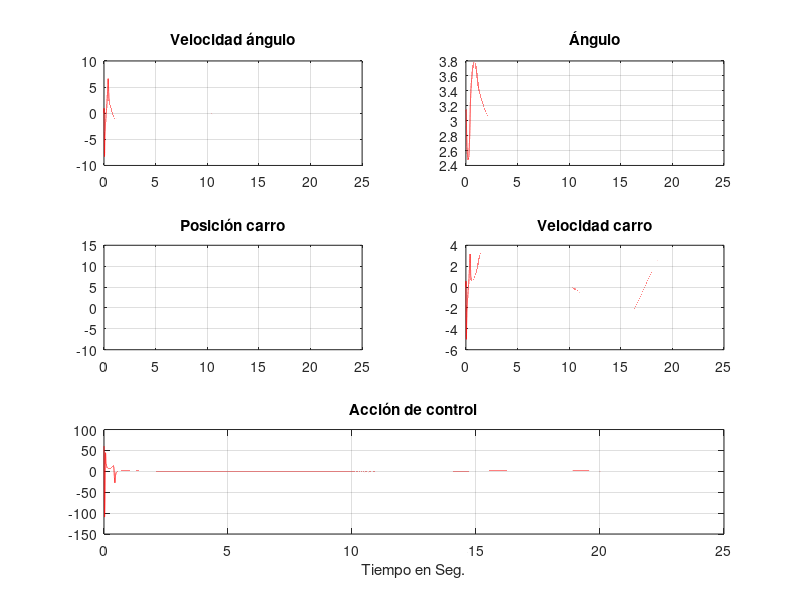
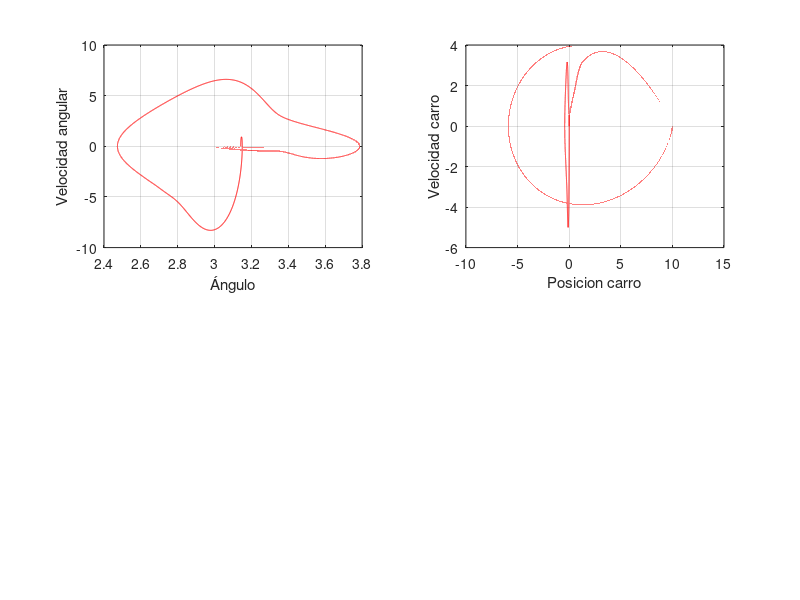

Write MATLAB code to recreate these figures, in order.
% %-----------------------------------------------------------------------------
% %TP2_ Punto 5 / Controlador con distintos angulos de inicio para probar el limite
% %del sistema
% %----------------------------------------------------------------------------
% clc;clear all;
% m=.1;Fricc=0.1; long=0.6;g=9.8;Ma=.5;
% h=0.0001;tiempo=(30/h);p_pp=0;tita_pp=0; t=0:h:tiempo*h;
% omega(1)=0;p_p=0:h:tiempo*h; u=linspace(0,0,tiempo+1);
% 
% 
% %Condiciones iniciales
%  alfa(1)=.1; color='r';
%  %alfa(1)=.5; color='g';
%  %alfa(1)=.8; color='b';
%  %alfa(1)=1; color='m';
%  %alfa(1)=1.055; color='r';
% 
% ref_p=10; %Referencia
% 
% p(1)=0; p_p(1)=0; u(1)=0; p(1)=0; i=1;
% 
% %estado=[p(i); p_p(i); alfa(i); omega(i)]
% A=[0 1 0 0;0 -Fricc/Ma -m*g/Ma 0; 0 0 0 1; 0 Fricc/(long*Ma) g*(m+Ma)/(long*Ma) 0];
% B=[0; 1/Ma; 0; -1/(long*Ma)];
% C= [1 0 0 0];
% D= [0];
% M=[B A*B A^2*B A^3*B ];%Matriz Controlabilidad
% 
% %Verifico Observabilidad
% O=[C; C*A; C*A^2; C*A^3];%Matriz Observabilidad
% auto_O=eig(O);
% rango_O=rank(O);
% 
% %Cálculo del controlador por asignación de polos
% auto_val=eig(A);
% c_ai=conv(conv(conv([1 -auto_val(1)],[1 -auto_val(2)]),[1 -auto_val(3)]),[1 -auto_val(4)]);
% W=[c_ai(4) c_ai(3) c_ai(2) 1;c_ai(3) c_ai(2) 1 0;c_ai(2) 1 0 0;1 0 0 0];
% T=M*W;
% A_controlable=inv(T)*A*T %Verificación de que T esté bien
% 
% %CONTROLADOR Ubicación de los polos de lazo cerrado en mui :
% mui(1)=-2;mui(2)=-2; mui(3)=-2+1i;mui(4)=conj(mui(3));
% alfa_i=conv(conv(conv([1 -mui(3)],[1 -mui(4)]),[1 -mui(2)]),[1 -mui(1)]);
% K=(alfa_i(2:5)-c_ai(2:5))*inv(T);
% Gj=-inv(C*inv(A-B*K)*B);
% eig(A-B*K)
% 
% X0=[0 0 pi 0]';x=[0 0 alfa(1) 0]';
% while(i<(tiempo+1))
%  %Variables del sistema no lineal
%  estado=[p(i); p_p(i); alfa(i); omega(i)];
%  u(i)=-K*estado+Gj*ref_p;
%  %Sistema no lineal
%  p_pp=(1/(Ma+m))*(u(i)-m*long*tita_pp*cos(alfa(i))+m*long*omega(i)^2*sin(alfa(i))- Fricc*p_p(i));
%  tita_pp=(1/long)*(g*sin(alfa(i))-p_pp*cos(alfa(i)));
%  p_p(i+1)=p_p(i)+h*p_pp;
%  p(i+1)=p(i)+h*p_p(i);
%  omega(i+1)=omega(i)+h*tita_pp;
%  alfa(i+1)=alfa(i)+h*omega(i);
% %  %Variables del sistema lineal
% %  pl(i)=x(1); p_pl(i)=x(2);alfal(i)=x(3);omegal(i)=x(4);
% %  %Sistema lineal
% %  xp=A*(x-X0)+B*u(i);
% %  x=x+h*xp;
%  i=i+1;
% end
% % pl(i)=x(1); p_pl(i)=x(2);alfal(i)=x(3);omegal(i)=x(4);
% figure(1);hold on;
% subplot(3,2,1);plot(t,omega,color);grid on; title('Velocidad Ángulo');hold on;%plot(t,omegal,'r');
% subplot(3,2,2);plot(t,alfa,color);hold on;%plot(t,pi*ones(size(t)),'r');%plot(t,alfal,'r');
% grid on;title('Ángulo');hold on;
% subplot(3,2,3); plot(t,p,color);grid on;title('Posición carro');hold on;%plot(t,pl,'r');
% subplot(3,2,4);plot(t,p_p,color);grid on;title('Velocidad carro');hold on;%plot(t,p_pl,'r');
% subplot(3,1,3);plot(t,u,color);grid on;title('Acción de control');xlabel('Tiempo enSeg.');hold on;
% figure(2);hold on;
% subplot(2,2,1);plot(alfa,omega,color);grid on;xlabel('Ángulo');ylabel('Velocidadangular');hold on;
% % subplot(2,2,1);plot(alfal,omegal,'r');
% subplot(2,2,2);plot(p,p_p,color);grid on;xlabel('Posición carro');ylabel('Velocidadcarro');hold on;
% % subplot(2,2,2);plot(pl,p_pl,'r');

% %-----------------------------------------------------------------------------
% %TP2_ Punto 6/ Ahora con un observador que solo puede ver el desplazamiento
% %----------------------------------------------------------------------------
% clc;clear all;
% m=.1;Fricc=0.1; long=0.6;g=9.8;Ma=.5;
% h=0.0001;tiempo=(30/h);p_pp=0;tita_pp=0; t=0:h:tiempo*h;
% omega(1)=0;p_p=0:h:tiempo*h; u=linspace(0,0,tiempo+1);
% 
% 
% %Condiciones iniciales
%  alfa(1)=.1; %color='r';
%  %alfa(1)=.5; color='g';
%  %alfa(1)=.8; color='b';
%  %alfa(1)=1; color='m';
%  %alfa(1)=1.055; color='r';
% 
% ref_p=10; %Referencia
% 
% p(1)=0; p_p(1)=0; u(1)=0; p(1)=0; i=1;
% 
% %estado=[p(i); p_p(i); alfa(i); omega(i)]
% A=[0 1 0 0;0 -Fricc/Ma -m*g/Ma 0; 0 0 0 1; 0 Fricc/(long*Ma) g*(m+Ma)/(long*Ma) 0];
% B=[0; 1/Ma; 0; -1/(long*Ma)];
% C= [1 0 0 0];
% D= [0];
% M=[B A*B A^2*B A^3*B ];%Matriz Controlabilidad
% 
% %Verifico Observabilidad
% O=[C; C*A; C*A^2; C*A^3];%Matriz Observabilidad
% auto_O=eig(O);
% rango_O=rank(O);
% 
% %Cálculo del controlador por asignación de polos
% auto_val=eig(A);
% c_ai=conv(conv(conv([1 -auto_val(1)],[1 -auto_val(2)]),[1 -auto_val(3)]),[1 -auto_val(4)]);
% W=[c_ai(4) c_ai(3) c_ai(2) 1;c_ai(3) c_ai(2) 1 0;c_ai(2) 1 0 0;1 0 0 0];
% T=M*W;
% A_controlable=inv(T)*A*T %Verificación de que T esté bien
% 
% %CONTROLADOR Ubicación de los polos de lazo cerrado en mui :
% mui(1)=-2;mui(2)=-2; mui(3)=-2+1i;mui(4)=conj(mui(3));
% alfa_i=conv(conv(conv([1 -mui(3)],[1 -mui(4)]),[1 -mui(2)]),[1 -mui(1)]);
% K=fliplr(alfa_i(2:5)-c_ai(2:5))*inv(T);
% Gj=-inv(C*inv(A-B*K)*B);
% eig(A-B*K)
% 
% %Matrices Observador
% A_O=A';
% B_O=C';
% M_Dual=[B_O A_O*B_O A_O^2*B_O A_O^3*B_O];%MatrizControlabilidad
% alfaO_i=alfa_i;% Ubicacion del Observador
% 
% % Controlador Observador Ko
% mui_o= real(mui)*10; %<----Mismos polos a lazo cerrado que el sistema principal
% alfaO_i=conv(conv(conv([1 -mui_o(3)],[1 -mui_o(4)]),[1 -mui_o(2)]),[1 -mui_o(1)]);
% T_O=M_Dual*W;
% Ko=(fliplr(alfaO_i(2:end)-c_ai(2:end))*inv(T_O))';
% eig(A_O'-Ko*C) %Verifico que todos los polos estén en el semiplano izquierdo
% x_hat=[0;0;0;0]; %Inicializo el Observador
% 
% 
% X0=[0 0 pi 0]';x=[0 0 alfa(1) 0]';
% while(i<(tiempo+1))
%  %Variables del sistema no lineal
%  estado=[p(i); p_p(i); alfa(i); omega(i)];
%  u(i)=-K*x_hat+Gj*ref_p;color='b'; %Con Observador
%  %u(i)=-K*estado+Gj*ref_p;color='r';
%  %Sistema no lineal
%  p_pp=(1/(Ma+m))*(u(i)-m*long*tita_pp*cos(alfa(i))+m*long*omega(i)^2*sin(alfa(i))- Fricc*p_p(i));
%  tita_pp=(1/long)*(g*sin(alfa(i))-p_pp*cos(alfa(i)));
%  p_p(i+1)=p_p(i)+h*p_pp;
%  p(i+1)=p(i)+h*p_p(i);
%  omega(i+1)=omega(i)+h*tita_pp;
%  alfa(i+1)=alfa(i)+h*omega(i);
%  
% %________OBSERVADOR__________
%  y_sal_O(i)=C*x_hat;
%  y_sal(i)=C*estado;
%  x_hatp=A*x_hat+B*u(i)+Ko*(y_sal(i)-y_sal_O(i));
%  x_hat=x_hat+h*x_hatp;
%  %--------------------
%  
%  i=i+1;
% end
% 
% figure(1);hold on;
% subplot(3,2,1);plot(t,omega,color);grid on; title('Velocidad Ángulo');hold on;
% subplot(3,2,2);plot(t,alfa,color);hold on;
% grid on;title('Ángulo');hold on;
% subplot(3,2,3); plot(t,p,color);grid on;title('Posición carro');hold on;
% subplot(3,2,4);plot(t,p_p,color);grid on;title('Velocidad carro');hold on;
% subplot(3,1,3);plot(t,u,color);grid on;title('Acción de control');xlabel('Tiempo enSeg.');hold on;
% figure(2);hold on;
% subplot(2,2,1);plot(alfa,omega,color);grid on;xlabel('Ángulo');ylabel('Velocidadangular');hold on;
% subplot(2,2,2);plot(p,p_p,color);grid on;xlabel('Posición carro');ylabel('Velocidadcarro');hold on;

%-----------------------------------------------------------------------------
%TP2_5 / Controlador con distintos angulos de inicio para probar el limite
%del sistema
%----------------------------------------------------------------------------
% clc;clear all;
% m=.1;Fricc=0.1; long=0.6;g=9.8;Ma=.5;
% h=0.0001;tiempo=(50/h);p_pp=0;tita_pp=0; t=0:h:tiempo*h;
% omega(1)=0;p_p=0:h:tiempo*h; u=linspace(0,0,tiempo+1);
% 
% 
% %Condiciones iniciales
%  alfa(1)=pi; color='r';
%  %alfa(1)=.5; color='g';
%  %alfa(1)=.8; color='b';
%  %alfa(1)=1; color='m';
%  %alfa(1)=1.055; color='r';
% 
% ref1_p=-10; %Referencia 1 
% ref2_p=0; %Referencia 2
% 
% p(1)=0; p_p(1)=0; u(1)=0; p(1)=0; i=1;
% 
% %estado=[p(i); p_p(i); alfa(i); omega(i)]
% %Matrices para esquilibrio estable
% A=[0 1 0 0;0 -Fricc/Ma -m*g/Ma 0; 0 0 0 1; 0 -Fricc/(long*Ma) -(g*(m+Ma)/(long*Ma)) 0];
% B=[0; 1/Ma; 0; 1/(long*Ma)];
% C= [1 0 0 0];
% D= [0];
% M=[B A*B A^2*B A^3*B ];%Matriz Controlabilidad
% 
% %Verifico Observabilidad
% O=[C; C*A; C*A^2; C*A^3];%Matriz Observabilidad
% auto_O=eig(O);
% rango_O=rank(O);
% 
% %Cálculo del controlador por asignación de polos
% auto_val=eig(A);
% c_ai=conv(conv(conv([1 -auto_val(1)],[1 -auto_val(2)]),[1 -auto_val(3)]),[1 -auto_val(4)]);
% W=[c_ai(4) c_ai(3) c_ai(2) 1;c_ai(3) c_ai(2) 1 0;c_ai(2) 1 0 0;1 0 0 0];
% T=M*W;
% A_controlable=inv(T)*A*T %Verificación de que T esté bien
% 
% %CONTROLADOR Ubicación de los polos de lazo cerrado en mui :
% %  mui(1)=-8;mui(2)=-8; mui(3)=-.5+.1i;mui(4)=conj(mui(3));
% mui(1)=-1.5;mui(2)=-5; mui(3)=-1.5;mui(4)=-5;%conj(mui(3));
% alfa_i=conv(conv(conv([1 -mui(3)],[1 -mui(4)]),[1 -mui(2)]),[1 -mui(1)]);
% % K=fliplr(alfa_i(2:5)-c_ai(2:5))*inv(T);
% K=(alfa_i(2:5)-c_ai(2:5))*inv(T);
% Gj=-inv(C*inv(A-B*K)*B);
% eig(A-B*K)
% 
% 
% while(i<(tiempo+1))
%  %Variables del sistema no lineal
%  estado=[p(i); p_p(i); alfa(i); omega(i)];
%  u(i)=-K*estado+Gj*ref1_p;
%  
% %  if(i<=tiempo/2)
% %      u(i)=-K*estado+Gj*ref1_p; %posicion de referencia 10m
% %  else
% %      u(i)=-K*estado+Gj*ref2_p; %posicion de referencia 0m
% %   end
%  
%  %Sistema no lineal
%  p_pp=(1/(Ma+m))*(u(i)-m*long*tita_pp*cos(alfa(i))+m*long*omega(i)^2*sin(alfa(i))- Fricc*p_p(i));
%  tita_pp=(1/long)*(g*sin(alfa(i))-p_pp*cos(alfa(i)));
%  p_p(i+1)=p_p(i)+h*p_pp;
%  p(i+1)=p(i)+h*p_p(i);
%  omega(i+1)=omega(i)+h*tita_pp;
%  alfa(i+1)=alfa(i)+h*omega(i);
% 
%    
%  
%  i=i+1;
% end
% 
% figure(1);hold on;
% subplot(3,2,1);plot(t,omega,color);grid on; title('Velocidad Ángulo');hold on;
% subplot(3,2,2);plot(t,alfa,color);hold on;
% grid on;title('Ángulo');hold on;
% subplot(3,2,3); plot(t,p,color);grid on;title('Posición carro');hold on;
% subplot(3,2,4);plot(t,p_p,color);grid on;title('Velocidad carro');hold on;
% subplot(3,1,3);plot(t,u,color);grid on;title('Acción de control');xlabel('Tiempo enSeg.');hold on;
% figure(2);hold on;
% subplot(2,2,1);plot(alfa,omega,color);grid on;xlabel('Ángulo');ylabel('Velocidadangular');hold on;
% subplot(2,2,2);plot(p,p_p,color);grid on;xlabel('Posición carro');ylabel('Velocidadcarro');hold on;

% %-----------------------------------------------------------------------------
% %TP2_ Punto 7 / Controlador con integrador funciona mucho mejor pero el angulo no
% %se mantiene en pi, siempre da una "vuelta" y se estabiliza en -pi.
% %CONSULTAR
% %----------------------------------------------------------------------------
% 
% clc;clear all;
% m=.1;Fricc=0.1; long=0.6;g=9.8;M=.5;
% h=0.0001;tiempo=(50/h);p_pp=0;tita_pp=0; t=0:h:tiempo*h;
% omega=0:h:tiempo*h; alfa=0:h:tiempo*h; p=0:h:tiempo*h;
% p_p=0:h:tiempo*h; u=linspace(0,0,tiempo+1);
% %Condiciones iniciales
% alfa(1)=pi; color='r';
% % alfa(1)=.2; color='g';
% % alfa(1)=.7; color='b';
% ref=10;
% omega(1)=0; p_p(1)=0; u(1)=0; p(1)=0; i=1;indice=0;
% %Versión linealizada en el equilibrio estable
% % estado=[p(i); p_p(i); alfa(i); omega(i)]
% Mat_A=[0 1 0 0;0 -Fricc/M -m*g/M 0; 0 0 0 1; 0 -Fricc/(long*M) -(g*(m+M)/(long*M)) 0];
% Mat_B=[0; 1/M; 0; 1/(long*M)];
% Mat_C= [1 0 0 0];
% Mat_D= [0];
% %Mat_M=[B A*B A^2*B A^3*B ];%Matriz Controlabilidad
% 
% % Construcción del sistema ampliado
% Mat_Aa=[Mat_A zeros(4,1);-Mat_C 0];
% Mat_Ba=[Mat_B;0];
% Mat_Ma=[Mat_Ba Mat_Aa*Mat_Ba Mat_Aa^2*Mat_Ba Mat_Aa^3*Mat_Ba Mat_Aa^4*Mat_Ba];%Matri Controlabilidad
% %Cálculo del controlador por asignación de polos
% auto_val=eig(Mat_Aa);
% c_ai=conv(conv(conv(conv([1 -auto_val(1)],[1 -auto_val(2)]),[1 -auto_val(3)]),[1 -auto_val(4)]),[1 -auto_val(5)]);
% Mat_Wa=[c_ai(5) c_ai(4) c_ai(3) c_ai(2) 1;c_ai(4) c_ai(3) c_ai(2) 1 0;c_ai(3) c_ai(2) 1 0 0;c_ai(2) 1 0 0 0;1 0 0 0 0];
% Mat_Ta=Mat_Ma*Mat_Wa;
% A_controlable=inv(Mat_Ta)*Mat_Aa*Mat_Ta; %Verificación de que T esté bien
% %Ubicación de los polos de lazo cerrado en mui:
% mui(1)=-0.2;mui(2)=-0.2; mui(3)=-10 + 0.01i;mui(4)=conj(mui(3));mui(5)=-1;
% alfa_ia=conv(conv(conv(conv([1 -mui(3)],[1 -mui(4)]),[1 -mui(2)]),[1 -mui(1)]),[1 -mui(5)]);
% Ka=(alfa_ia(2:6)-c_ai(2:6))*inv(Mat_Ta);
% eig(Mat_Aa-Mat_Ba*Ka)
% K=Ka(1:4); KI=-Ka(5); %Los valores del controlador de obtienen del K ampliado
% psi(1)=0;
% while(i<(tiempo+1))
%  estado=[p(i); p_p(i); alfa(i); omega(i)];
%   if(i<=tiempo/2)
%      ref=10; %posicion de referencia 10m
%      m=0.1;
%  else
%      ref=0; %posicion de referencia 0m
%      m=1;
%   end
%  
%  psi_p=ref-Mat_C* estado;
%  psi(i+1)=psi(i)+psi_p*h;
%  u(i)=-K*estado+KI*psi(i+1);
%  
%  
%  %Sistema no lineal
%  p_pp=(1/(M+m))*(u(i)-m*long*tita_pp*cos(alfa(i))+m*long*omega(i)^2*sin(alfa(i))- Fricc*p_p(i));
%  tita_pp=(1/long)*(g*sin(alfa(i))-p_pp*cos(alfa(i)));
%  p_p(i+1)=p_p(i)+h*p_pp;
%  p(i+1)=p(i)+h*p_p(i);
%  omega(i+1)=omega(i)+h*tita_pp;
%  alfa(i+1)=alfa(i)+h*omega(i);
%  y_sal(i)=Mat_C*estado; i=i+1;
% end
% figure(1);hold on;
% subplot(3,2,1);plot(t,omega,color);grid on; title('Velocidad ángulo');hold on;
% subplot(3,2,2);plot(t,alfa,color);grid on;title('Ángulo');hold on;
% subplot(3,2,3); plot(t,p,color);grid on;title('Posición carro');hold on;
% subplot(3,2,4);plot(t,p_p,color);grid on;title('Velocidad carro');hold on;
% subplot(3,1,3);plot(t,u,color);grid on;title('Acción de control');xlabel('Tiempo en Seg.');hold on;
% figure(2);hold on;subplot(2,2,1);plot(alfa,omega,color);grid on;xlabel('Ángulo');ylabel('Velocidad angular');hold on;
% subplot(2,2,2);plot(p,p_p,color);grid on;xlabel('Posicion carro');ylabel('Velocidad carro');hold on;

%-----------------------------------------------------------------------------
%TP2_Punto 8 / Controlador con integrador y observador.
%
% SIN EL OBSERVADOR, cuando el carro va de 0 a 10, el angulo se mueve de pi a -pi y se
% estabiliza ahi, "da una vuelta" y no se como corregirlo. Pero cuando va
% de 10 a 0 no lo hace.
%CON EL OBSERVADOR,cuando el carro va de 0 a 10, el angulo no se mueve, queda en pi
%Pero cuando va de 10 a 0 comienza a oscilar y el angulo aumenta mucho.
% 
%----------------------------------------------------------------------------

clc;clear all;%close all;
m=.1;Fricc=0.1; long=0.6;g=9.8;M=.5;
h=0.0001;tiempo=(20/h);p_pp=0;tita_pp=0; t=0:h:tiempo*h;
omega=0:h:tiempo*h; alfa=0:h:tiempo*h; p=0:h:tiempo*h;
p_p=0:h:tiempo*h; u=linspace(0,0,tiempo+1);
%Condiciones iniciales
alfa(1)=pi; color='r';
% alfa(1)=.2; color='g';
% alfa(1)=.7; color='b';
ref=10;
omega(1)=0; p_p(1)=0; u(1)=0; p(1)=0; i=1;indice=0;
%Versión linealizada en el equilibrio estable
% estado=[p(i); p_p(i); alfa(i); omega(i)]
Mat_A=[0 1 0 0;0 -Fricc/M -m*g/M 0; 0 0 0 1; 0 -Fricc/(long*M) -(g*(m+M)/(long*M)) 0];
Mat_B=[0; 1/M; 0; 1/(long*M)];
Mat_C= [1 0 0 0];
Mat_D= [0];
Mat_M=[Mat_B Mat_A*Mat_B Mat_A^2*Mat_B Mat_A^3*Mat_B ];%Matriz Controlabilidad
%%Verifico Observabilidad
Mat_O=[Mat_C; Mat_C*Mat_A; Mat_C*Mat_A^2; Mat_C*Mat_A^3];%Matriz Observabilidad
auto_O=eig(Mat_O);
rango_O=rank(Mat_O);
xOP=[0;0;pi;0];

% %Cálculo del controlador por asignación de polos
auto_val=eig(Mat_A);
c_ai=conv(conv(conv([1 -auto_val(1)],[1 -auto_val(2)]),[1 -auto_val(3)]),[1 -auto_val(4)]);
Mat_W=[c_ai(4) c_ai(3) c_ai(2) 1;c_ai(3) c_ai(2) 1 0;c_ai(2) 1 0 0;1 0 0 0];
Mat_T=Mat_M*Mat_W;
A_controlable=inv(Mat_T)*Mat_A*Mat_T %Verificación de que T esté bien

% Construcción del sistema ampliado
Mat_Aa=[Mat_A zeros(4,1);-Mat_C 0];
Mat_Ba=[Mat_B;0];
Mat_Ma=[Mat_Ba Mat_Aa*Mat_Ba Mat_Aa^2*Mat_Ba Mat_Aa^3*Mat_Ba Mat_Aa^4*Mat_Ba];%Matriz Controlabilidad

%Cálculo del controlador por asignación de polos
auto_val=eig(Mat_Aa);
c_ai=conv(conv(conv(conv([1 -auto_val(1)],[1 -auto_val(2)]),[1 -auto_val(3)]),[1 -auto_val(4)]),[1 -auto_val(5)]);
Mat_Wa=[c_ai(5) c_ai(4) c_ai(3) c_ai(2) 1;c_ai(4) c_ai(3) c_ai(2) 1 0;c_ai(3) c_ai(2) 1 0 0;c_ai(2) 1 0 0 0;1 0 0 0 0];
Mat_Ta=Mat_Ma*Mat_Wa;
A_controlable=inv(Mat_Ta)*Mat_Aa*Mat_Ta; %Verificación de que T esté bien

%Ubicación de los polos de lazo cerrado en mui:
mui(1)=-1.7;mui(2)=-4; mui(3)=-1.0 + 0.4i;mui(4)=conj(mui(3));mui(5)=-10;
%  mui(1)=-20;mui(2)=-.2; mui(3)=-.1;mui(4)=conj(mui(3));mui(5)=-10;
% mui(1)=-50;mui(2)=-500; mui(3)=-10 + 0.05i;mui(4)=conj(mui(3));mui(5)=-1;
alfa_ia=conv(conv(conv(conv([1 -mui(3)],[1 -mui(4)]),[1 -mui(2)]),[1 -mui(1)]),[1 -mui(5)]);
Ka=flip(alfa_ia(2:6)-c_ai(2:6))*inv(Mat_Ta);
eig(Mat_Aa-Mat_Ba*Ka)

%Matrices Observador
Mat_A_O=Mat_A';
Mat_B_O=Mat_C';
M_Dual=[Mat_B_O Mat_A_O*Mat_B_O Mat_A_O^2*Mat_B_O Mat_A_O^3*Mat_B_O];%MatrizControlabilidad
%alfaO_i=alfa_ia;% Ubicacion del Observador

% Controlador Observador Ko
%mui_o= 1*mui; %<----Mismos polos a lazo cerrado que el sistema principal
mui_o=real(mui)*87;
alfaO_i=conv(conv(conv([1 -mui_o(3)],[1 -mui_o(4)]),[1 -mui_o(2)]),[1 -mui_o(1)]);
Mat_T_O=M_Dual*Mat_W;
Ko=(fliplr(alfaO_i(2:end)-c_ai(2:end-1))*inv(Mat_T_O))';
eig(Mat_A-Ko*Mat_C) %Verifico que todos los polos estén en el semiplano izquierdo
x_hat=[0;0;0;0]; %Inicializo el Observador


K=Ka(1:4); KI=-Ka(5); %Los valores del controlador de obtienen del K ampliado
psi(1)=0;
while(i<(tiempo+1))
 estado=[p(i); p_p(i); alfa(i); omega(i)];
  if(i<=tiempo/2)
     ref=10; %posicion de referencia 10m
     m=0.1;
%   elseif(i>=tiempo/2 && i<tiempo*3/4)
%       ref=5;
%       m=1;
 else
     ref=0; %posicion de referencia 0m
     m=1;
  end
 
 psi_p= ref-Mat_C* estado;
 psi(i+1)=psi(i)+psi_p*h;
 
%  u(i)=-K*(estado-xOP)+KI*psi(i+1);%Sin Observador
 u(i)=-K*(x_hat-xOP)+KI*psi(i+1); %Con Observador

 %Sistema no lineal
 p_pp=(1/(M+m))*(u(i)-m*long*tita_pp*cos(alfa(i))+m*long*omega(i)^2*sin(alfa(i))- Fricc*p_p(i));
 tita_pp=(1/long)*(g*sin(alfa(i))-p_pp*cos(alfa(i)));
 p_p(i+1)=p_p(i)+h*p_pp;
 p(i+1)=p(i)+h*p_p(i);
 omega(i+1)=omega(i)+h*tita_pp;
 alfa(i+1)=alfa(i)+h*omega(i);
 
 
 %________OBSERVADOR__________
 y_sal_O(i)=Mat_C*x_hat;
 y_sal(i)=Mat_C*estado;
 x_hatp=Mat_A*(x_hat-xOP)+Mat_B*u(i)+Ko*(y_sal(i)-y_sal_O(i));
 x_hat=x_hat+h*x_hatp;
 i=i+1;
% xOP=[0;0;pi;0];
end
figure(1);hold on; t=1:i;t=t*h;
subplot(3,2,1);plot(t,omega,color);grid on; title('Velocidad ángulo');hold on;
subplot(3,2,2);plot(t,alfa,color);grid on;title('Ángulo');hold on;
subplot(3,2,3); plot(t,p,color);grid on;title('Posición carro');hold on;
subplot(3,2,4);plot(t,p_p,color);grid on;title('Velocidad carro');hold on;
subplot(3,1,3);plot(t,u,color);grid on;title('Acción de control');xlabel('Tiempo en Seg.');hold on;
figure(2);hold on;subplot(2,2,1);plot(alfa,omega,color);grid on;xlabel('Ángulo');ylabel('Velocidad angular');hold on;
subplot(2,2,2);plot(p,p_p,color);grid on;xlabel('Posicion carro');ylabel('Velocidad carro');hold on;
